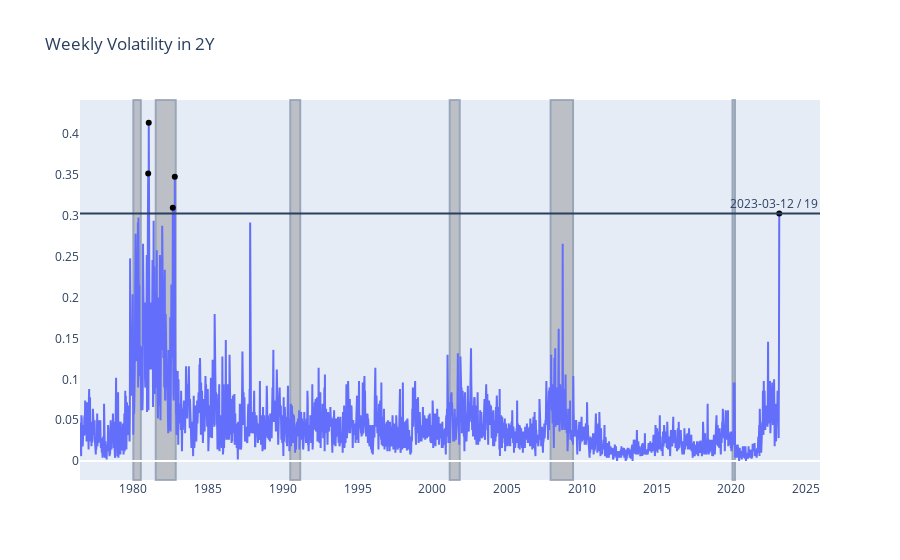

Notebook code for this chart:
### Code cell
fig=go.Figure()
fig.add_trace(go.Scatter(marker=dict(color=color),x=weekly.index,y=weekly['DGS2']))

for start,end in zip(rec_need['Start'],rec_need['End']):
    fig.add_shape(x0=start,x1=end,y0=0,y1=1,yref='paper',fillcolor='grey',layer='below',opacity=0.4)
fig.add_hline(y=weekly.loc['2023':,'DGS2'].max(),annotation=dict(text=f"{((weekly.loc['2023':,'DGS2'].idxmax()).date()-timedelta(days=7))} / {(weekly.loc['2023':,'DGS2'].idxmax()).date().day}"))
for wk,chng in zip(weekly_more_vol.index,weekly_more_vol['DGS2']):
    fig.add_trace(go.Scatter(x=[wk],y=[chng],marker=dict(color='black')))
fig.update_layout(title='Weekly Volatility in 2Y',showlegend=False)
fig.update_xaxes(showgrid=False)
fig.update_yaxes(showgrid=False)
fig.show()

### Figure 1 — Plotly figure (JSON) as saved in the notebook; plotly's stock layout.template omitted (floating-point values rounded to 4 significant figures; data arrays with more than 128 entries replaced by an {"elided": "..."} marker saying what was removed)
{"data": [{"marker": {"color": {"elided": "2442 str values"}}, "type": "scatter", "x": {"elided": "2442 str values"}, "y": {"elided": "2442 float values"}}, {"marker": {"color": "black"}, "type": "scatter", "x": ["1980-12-28T00:00:00"], "y": [0.352]}, {"marker": {"color": "black"}, "type": "scatter", "x": ["1981-01-11T00:00:00"], "y": [0.414]}, {"marker": {"color": "black"}, "type": "scatter", "x": ["1982-08-22T00:00:00"], "y": [0.31]}, {"marker": {"color": "black"}, "type": "scatter", "x": ["1982-10-10T00:00:00"], "y": [0.348]}, {"marker": {"color": "black"}, "type": "scatter", "x": ["2023-03-19T00:00:00"], "y": [0.3028]}], "layout": {"annotations": [{"showarrow": false, "text": "2023-03-12 / 19", "x": 1, "xanchor": "right", "xref": "x domain", "y": 0.3028, "yanchor": "bottom", "yref": "y"}], "shapes": [{"fillcolor": "grey", "layer": "below", "opacity": 0.4, "x0": "1980-01-01T00:00:00", "x1": "1980-07-01T00:00:00", "y0": 0, "y1": 1, "yref": "paper"}, {"fillcolor": "grey", "layer": "below", "opacity": 0.4, "x0": "1981-07-01T00:00:00", "x1": "1982-11-01T00:00:00", "y0": 0, "y1": 1, "yref": "paper"}, {"fillcolor": "grey", "layer": "below", "opacity": 0.4, "x0": "1990-07-01T00:00:00", "x1": "1991-03-01T00:00:00", "y0": 0, "y1": 1, "yref": "paper"}, {"fillcolor": "grey", "layer": "below", "opacity": 0.4, "x0": "2001-03-01T00:00:00", "x1": "2001-11-01T00:00:00", "y0": 0, "y1": 1, "yref": "paper"}, {"fillcolor": "grey", "layer": "below", "opacity": 0.4, "x0": "2007-12-01T00:00:00", "x1": "2009-06-01T00:00:00", "y0": 0, "y1": 1, "yref": "paper"}, {"fillcolor": "grey", "layer": "below", "opacity": 0.4, "x0": "2020-02-01T00:00:00", "x1": "2020-04-01T00:00:00", "y0": 0, "y1": 1, "yref": "paper"}, {"type": "line", "x0": 0, "x1": 1, "xref": "x domain", "y0": 0.3028, "y1": 0.3028, "yref": "y"}], "showlegend": false, "title": {"text": "Weekly Volatility in 2Y"}, "xaxis": {"showgrid": false}, "yaxis": {"showgrid": false}}}
